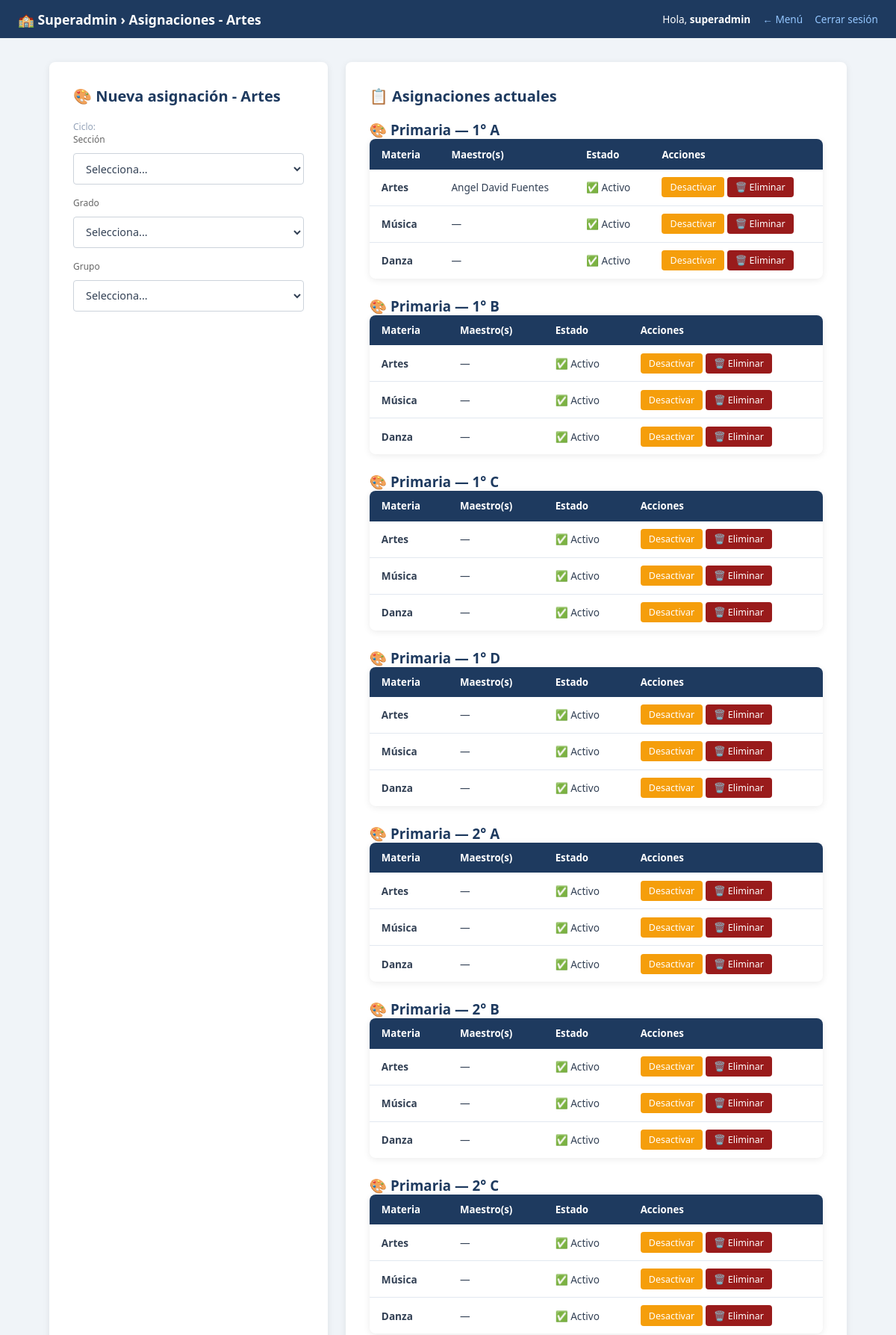
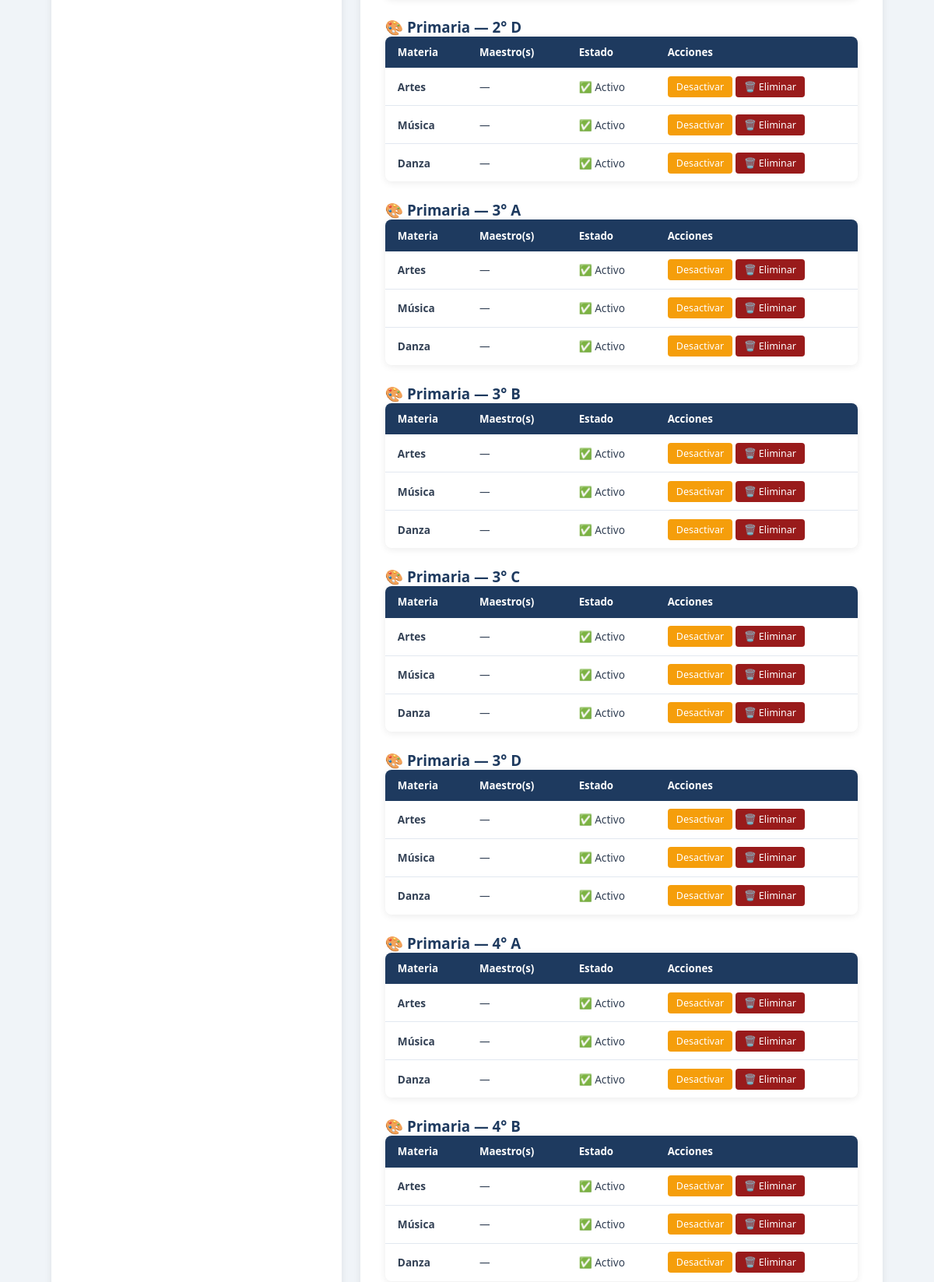
The page /superadmin/asignaciones_artes.php (signed in, upper part) on the database its author committed (2 pictures, top to bottom).
### tables this page shows
CREATE TABLE `asignaciones` (
  `id` int(10) unsigned NOT NULL AUTO_INCREMENT,
  `ciclo_id` int(10) unsigned NOT NULL,
  `materia_id` int(10) unsigned NOT NULL,
  `campo_formativo_id` int(10) unsigned DEFAULT NULL COMMENT 'NULL para Higiene',
  `seccion` enum('maternal','preescolar','primaria','secundaria') NOT NULL,
  `grado` tinyint(3) unsigned NOT NULL,
  `grupo` varchar(10) NOT NULL DEFAULT 'A',
  `orden` tinyint(3) unsigned NOT NULL DEFAULT 0 COMMENT 'Orden en la boleta',
  `activo` tinyint(1) NOT NULL DEFAULT 1,
  `creado_en` datetime NOT NULL DEFAULT current_timestamp(),
  PRIMARY KEY (`id`),
  UNIQUE KEY `uk_asignacion` (`ciclo_id`,`materia_id`,`seccion`,`grado`,`grupo`),
  KEY `fk_asig_materia` (`materia_id`),
  KEY `fk_asig_campo` (`campo_formativo_id`),
  CONSTRAINT `fk_asig_campo` FOREIGN KEY (`campo_formativo_id`) REFERENCES `campos_formativos` (`id`),
  CONSTRAINT `fk_asig_ciclo` FOREIGN KEY (`ciclo_id`) REFERENCES `ciclos_escolares` (`id`),
  CONSTRAINT `fk_asig_materia` FOREIGN KEY (`materia_id`) REFERENCES `materias` (`id`)
);

CREATE TABLE `materias` (
  `id` int(10) unsigned NOT NULL AUTO_INCREMENT,
  `nombre` varchar(80) NOT NULL,
  `campo_formativo_id` int(10) unsigned DEFAULT NULL,
  `es_ingles` tinyint(1) NOT NULL DEFAULT 0,
  `es_artes` tinyint(1) NOT NULL DEFAULT 0,
  `es_higiene` tinyint(1) NOT NULL DEFAULT 0,
  `es_disciplina` tinyint(1) NOT NULL DEFAULT 0,
  `es_ausencias` tinyint(1) NOT NULL DEFAULT 0,
  `grupo_visual` varchar(30) DEFAULT NULL COMMENT 'base|ciencias|ingles|artes|cocurriculares|higiene|disciplina|ausencias',
  `activo` tinyint(1) NOT NULL DEFAULT 1,
  `creado_en` datetime NOT NULL DEFAULT current_timestamp(),
  PRIMARY KEY (`id`),
  KEY `fk_materia_campo` (`campo_formativo_id`),
  CONSTRAINT `fk_materia_campo` FOREIGN KEY (`campo_formativo_id`) REFERENCES `campos_formativos` (`id`)
);

### models/CicloModel.php (called while the page is built, shortened)
<?php
class CicloModel {
    private mysqli $db;
    public function __construct(mysqli $db) {
        $this->db = $db;
    }
    public function obtenerActivo(): ?array {
        $res = $this->db->query(
            "SELECT id, nombre, fecha_inicio, fecha_fin
             FROM ciclos_escolares WHERE activo = 1 LIMIT 1"
        );
        return ($res && $res->num_rows > 0) ? $res->fetch_assoc() : null;
    }
}

### models/AsignacionModel.php (called while the page is built, shortened)
<?php
class AsignacionModel {
    private mysqli $db;
    public function __construct(mysqli $db) {
        $this->db = $db;
    }
    public function listarPorCiclo(int $cicloId): array {
        $stmt = $this->db->prepare("
            SELECT a.id, a.seccion, a.grado, a.grupo, a.orden, a.activo, a.campo_formativo_id,
                   m.id AS materia_id, m.nombre AS materia_nombre,
                   m.es_ingles, m.es_artes, m.es_higiene,
                   cf.nombre AS campo_formativo_nombre,
                   GROUP_CONCAT(
                       DISTINCT CONCAT(p.nombre,' ',p.apellido_paterno)
                       ORDER BY p.apellido_paterno SEPARATOR ', '
                   ) AS maestros,
                   MAX(am.es_titular) AS hay_titular,
                   aa.subcomponente_id,
                   GROUP_CONCAT(DISTINCT aia.nombre ORDER BY aia.orden SEPARATOR '|') AS aspectos_ingles
            FROM asignaciones a
            JOIN materias m ON m.id = a.materia_id
            LEFT JOIN campos_formativos cf ON cf.id = a.campo_formativo_id
            LEFT JOIN asignacion_maestros am ON am.asignacion_id = a.id
            LEFT JOIN profesores p ON p.id = am.profesor_id
            LEFT JOIN asignacion_artes aa ON aa.asignacion_id = a.id
            LEFT JOIN asignacion_ingles_aspectos aia ON aia.asignacion_id = a.id
            WHERE a.ciclo_id = ?
            GROUP BY a.id
            ORDER BY a.seccion, a.grado, a.grupo, a.orden, m.nombre
        ");
        $stmt->bind_param('i', $cicloId);
        $stmt->execute();
        $res  = $stmt->get_result();
        $rows = [];
        while ($row = $res->fetch_assoc()) $rows[] = $row;
        return $rows;
    }
    public function listarPorCicloAgrupado(int $cicloId): array {
        $rows     = $this->listarPorCiclo($cicloId);
        $agrupado = [];
        foreach ($rows as $r) {
            $key = $r['seccion'] . '-' . $r['grado'] . '-' . $r['grupo'];
            $agrupado[$key][] = $r;
        }
        return $agrupado;
    }
}
?>

### superadmin/asignaciones_artes.php (the view, shortened to what this page needs)
<?php
require_once __DIR__ . '/../models/AsignacionModel.php';
require_once __DIR__ . '/../models/CicloModel.php';
$db = getConexion();
$asigModelo = new AsignacionModel($db);
$cicloModelo = new CicloModel($db);
$cicloActivo = $cicloModelo->obtenerActivo();
$todasAsignaciones = $cicloActivo
    ? $asigModelo->listarPorCicloAgrupado((int)$cicloActivo['id'])
    : [];
$asignaciones = [];
foreach ($todasAsignaciones as $key => $grupo) {
    $grupoFiltrado = [];
    foreach ($grupo as $asignacion) {
        if ((int)$asignacion['es_artes'] === 1) {
            $grupoFiltrado[] = $asignacion;
        }
    }
    if (!empty($grupoFiltrado)) {
        $asignaciones[$key] = $grupoFiltrado;
    }
}
include __DIR__ . '/../includes/header.php';
?>
<main class="container">
  <?php if (!$cicloActivo): ?>
    <p class="alert alert--error">⚠️ No hay un ciclo escolar activo.</p>
  <?php else: ?>
  <div style="display: grid; grid-template-columns: 1fr 1.8fr; gap: 1.5rem;">
    <div class="card">
      <h2 class="section-title">🎨 Nueva asignación - Artes</h2>
      <p class="form-hint">Ciclo: <strong><?= htmlspecialchars($cicloActivo['nome']) ?></strong></p>
      <form method="GET" style="margin-bottom: 1rem;">
        <div class="form-group">
          <label for="seccion">Sección</label>
          <select name="seccion" id="seccion" onchange="this.form.submit()" required>
            <option value="">Selecciona...</option>
          </select>
        </div>
        <div class="form-group">
          <label for="grado">Grado</label>
          <select name="grado" id="grado" onchange="this.form.submit()" required>
            <option value="">Selecciona...</option>
          </select>
        </div>
        <div class="form-group">
          <label for="grupo">Grupo</label>
          <select name="grupo" id="grupo" onchange="this.form.submit()" required>
            <option value="">Selecciona...</option>
          </select>
        </div>
      </form>
    </div>
    <div class="card">
      <h2 class="section-title">📋 Asignaciones actuales</h2>
      <?php if (empty($asignaciones)): ?>
        <p class="empty-state">No hay asignaciones de Artes.</p>
      <?php else: ?>
        <?php foreach ($asignaciones as $key => $grupo): ?>
          <?php $primera = $grupo[0]; ?>
          <div style="margin-bottom: 1.5rem;">
            <h3 style="color:var(--color-primary);">🎨 <?= ucfirst($primera['seccion']) ?> — <?= $primera['grado'] ?>° <?= $primera['grupo'] ?></h3>
            <table class="data-table" style="width:100%; font-size:0.8rem;">
              <thead>
                <tr><th>Materia</th><th>Maestro(s)</th><th>Estado</th><th>Acciones</th></tr>
              </thead>
              <tbody>
                <?php foreach ($grupo as $a): ?>
                  <?php
                  $esActivo = (int)$a['activo'] === 1;
                  $nombreSafe = htmlspecialchars($a['materia_nombre']);
                  ?>
                  <tr>
                    <td><strong><?= $nombreSafe ?></strong></td>
                    <td><?= $a['maestros'] ? htmlspecialchars($a['maestros']) : '—' ?></td>
                    <td><?= $esActivo ? '✅ Activo' : '❌ Inactivo' ?></td>
                    <td>
                      <a href="javascript:void(0)" class="btn btn--sm <?= $esActivo ? 'btn--warning' : 'btn--success' ?> action-btn"
                         data-url="?accion=<?= $esActivo ? 'desactivar' : 'activar' ?>&id=<?= $a['id'] ?>"
                         data-title="<?= $esActivo ? 'Desactivar' : 'Activar' ?>"
                         data-body="<?= $esActivo ? '¿Desactivar ' . $nombreSafe . '?' : '¿Activar ' . $nombreSafe . '?' ?>">
                        <?= $esActivo ? 'Desactivar' : 'Activar' ?>
                      </a>
                      <a href="javascript:void(0)" class="btn btn--sm btn--danger action-btn"
                         data-url="?accion=eliminar&id=<?= $a['id'] ?>"
                         data-title="Eliminar"
                         data-body="¿ELIMINAR <?= $nombreSafe ?>? Esta acción NO se puede deshacer.">
                        🗑️ Eliminar
                      </a>
                    </td>
                  </tr>
                <?php endforeach; ?>
              </tbody>
            </table>
          </div>
        <?php endforeach; ?>
      <?php endif; ?>
    </div>
  </div>
  <?php endif; ?>
</main>
<?php include __DIR__ . '/../includes/footer.php'; ?>

### css/style.css (style rules this page uses)
:root { --color-primary: #1e3a5f; --color-primary-h: #2d5282; --color-accent: #3b82f6; --color-bg: #f0f4f8; --color-surface: #ffffff; --color-border: #e2e8f0; --color-text: #334155; --color-muted: #64748b; --color-placeholder:#94a3b8; --color-success-bg: #d1fae5; --color-success-tx: #065f46; --color-error-bg: #fee2e2; --color-error-tx: #991b1b; --color-warn-bg: #fef3c7; --color-warn-tx: #92400e; --color-info-bg: #eff6ff; --color-info-tx: #1e3a5f; --color-badge-bg: #dbeafe; --color-badge-tx: #1d4ed8; --radius: 8px; --radius-sm: 4px; --shadow: 0 2px 10px rgba(0,0,0,.08); --shadow-lg: 0 6px 18px rgba(0,0,0,.12); --font: 'Segoe UI', system-ui, sans-serif; }
*, *::before, *::after { box-sizing: border-box; margin: 0; padding: 0; }
body { font-family: var(--font); background: var(--color-bg); color: var(--color-text); min-height: 100vh; }
.container { max-width: 1100px; margin: 2rem auto; padding: 0 1rem; }
.card { background: var(--color-surface); border-radius: var(--radius); box-shadow: var(--shadow); padding: 2rem; }
.section-title { color: var(--color-primary); margin-bottom: 1.2rem; font-size: 1.25rem; }
.form-group { display: flex; flex-direction: column; gap: .3rem; margin-bottom: .5rem; }
.form-group label { font-size: .82rem; color: var(--color-muted); font-weight: 500; }
.form-group input, .form-group select { width: 100%; padding: .6rem .75rem; border: 1px solid #ccd3db; border-radius: var(--radius-sm); font-size: .9rem; font-family: var(--font); background: var(--color-surface); color: var(--color-text); transition: border-color .15s, box-shadow .15s; }
.form-hint { font-size: .75rem; color: var(--color-placeholder); }
.btn { display: inline-block; background: var(--color-primary); color: #fff; border: none; border-radius: var(--radius-sm); padding: .75rem 1.5rem; font-size: .95rem; font-family: var(--font); cursor: pointer; text-decoration: none; margin-top: .5rem; transition: background .15s; }
.btn--sm { padding: .32rem .7rem; font-size: .78rem; margin-top: 0; }
.btn--danger { background: #991b1b; }
.data-table { width: 100%; border-collapse: collapse; background: var(--color-surface); border-radius: var(--radius); overflow: hidden; box-shadow: var(--shadow); }
.data-table thead th { background: var(--color-primary); color: #fff; padding: .7rem 1rem; text-align: left; font-size: .83rem; }
.data-table tbody td { padding: .65rem 1rem; font-size: .85rem; border-bottom: 1px solid var(--color-border); }
.data-table tbody tr:last-child td { border-bottom: none; }

### superadmin/asignaciones_artes.php (style rules this page uses)
.form-group { margin-bottom: 1rem; }
.form-group label { display: block; font-size: 0.75rem; margin-bottom: 0.3rem; color: #666; }
.btn--warning { background: #f59e0b; color: white; }

### rows shown on the page
asignaciones: seccion "Primaria", grado "1", grupo "A", materia.nombre "Artes", maestros "Angel David Fuentes", activo "✅ Activo"
asignaciones: materia.nombre "Música", activo "✅ Activo"
asignaciones: materia.nombre "Danza", activo "✅ Activo"
asignaciones: seccion "Primaria", grado "1", grupo "B", materia.nombre "Artes", activo "✅ Activo"
asignaciones: materia.nombre "Música", activo "✅ Activo"
asignaciones: materia.nombre "Danza", activo "✅ Activo"
asignaciones: seccion "Primaria", grado "1", grupo "C", materia.nombre "Artes", activo "✅ Activo"
asignaciones: materia.nombre "Música", activo "✅ Activo"
asignaciones: materia.nombre "Danza", activo "✅ Activo"
asignaciones: seccion "Primaria", grado "1", grupo "D", materia.nombre "Artes", activo "✅ Activo"
asignaciones: materia.nombre "Música", activo "✅ Activo"
asignaciones: materia.nombre "Danza", activo "✅ Activo"
asignaciones: seccion "Primaria", grado "2", grupo "A", materia.nombre "Artes", activo "✅ Activo"
asignaciones: materia.nombre "Música", activo "✅ Activo"
asignaciones: materia.nombre "Danza", activo "✅ Activo"
asignaciones: seccion "Primaria", grado "2", grupo "B", materia.nombre "Artes", activo "✅ Activo"
asignaciones: materia.nombre "Música", activo "✅ Activo"
asignaciones: materia.nombre "Danza", activo "✅ Activo"
asignaciones: seccion "Primaria", grado "2", grupo "C", materia.nombre "Artes", activo "✅ Activo"
asignaciones: materia.nombre "Música", activo "✅ Activo"
asignaciones: materia.nombre "Danza", activo "✅ Activo"
asignaciones: seccion "Primaria", grado "2", grupo "D", materia.nombre "Artes", activo "✅ Activo"
asignaciones: materia.nombre "Música", activo "✅ Activo"
asignaciones: materia.nombre "Danza", activo "✅ Activo"
asignaciones: seccion "Primaria", grado "3", grupo "A", materia.nombre "Artes", activo "✅ Activo"
asignaciones: materia.nombre "Música", activo "✅ Activo"
asignaciones: materia.nombre "Danza", activo "✅ Activo"
asignaciones: seccion "Primaria", grado "3", grupo "B", materia.nombre "Artes", activo "✅ Activo"
asignaciones: materia.nombre "Música", activo "✅ Activo"
asignaciones: materia.nombre "Danza", activo "✅ Activo"
asignaciones: seccion "Primaria", grado "3", grupo "C", materia.nombre "Artes", activo "✅ Activo"
asignaciones: materia.nombre "Música", activo "✅ Activo"
asignaciones: materia.nombre "Danza", activo "✅ Activo"
asignaciones: seccion "Primaria", grado "3", grupo "D", materia.nombre "Artes", activo "✅ Activo"
asignaciones: materia.nombre "Música", activo "✅ Activo"
asignaciones: materia.nombre "Danza", activo "✅ Activo"
asignaciones: seccion "Primaria", grado "4", grupo "A", materia.nombre "Artes", activo "✅ Activo"
asignaciones: materia.nombre "Música", activo "✅ Activo"
asignaciones: materia.nombre "Danza", activo "✅ Activo"
asignaciones: seccion "Primaria", grado "4", grupo "B", materia.nombre "Artes", activo "✅ Activo"
asignaciones: materia.nombre "Música", activo "✅ Activo"
asignaciones: materia.nombre "Danza", activo "✅ Activo"

### other values the page prints
$pageTitle "Superadmin › Asignaciones - Artes"
$_SESSION['username'] "superadmin"
$backLabel "← Menú"
